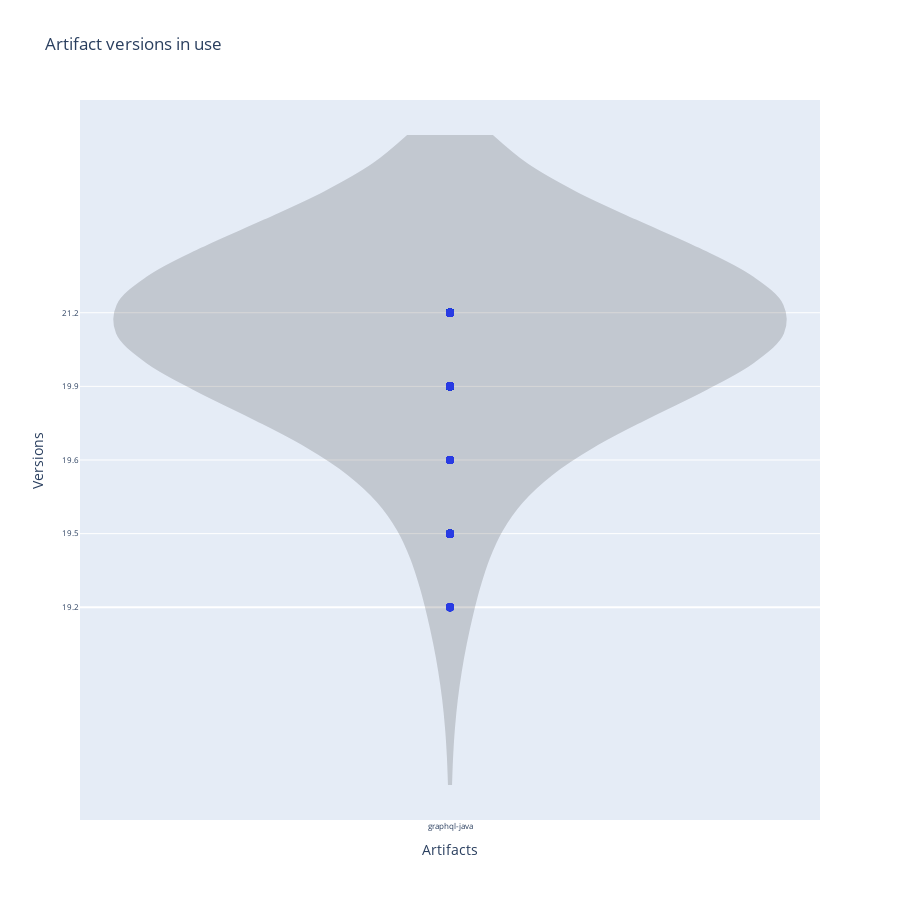

Notebook cell for this chart:
### Code cell
import plotly.graph_objects as go
import code_data_science.palette as palette

colors = palette.colors_by_weight(500)

fig = go.Figure()

# Add a trace to the plot for each category
for i, category in enumerate(df["nArtifactId"].unique()):
    category_data = df[df["nArtifactId"] == category]

    fig.add_trace(
        go.Scatter(
            x=category_data["nArtifactId"],
            y=category_data["nVersion"],
            mode="markers",
            marker=dict(color=colors[i % len(colors)], size=8),
            showlegend=False,
            name="",
        )
    )

    fig.add_trace(
        go.Violin(
            x=category_data["nArtifactId"],
            y=category_data["nVersion"],
            fillcolor="black",
            opacity=0.15,
            line_color="black",
            showlegend=False,
            width=0.7,
            bandwidth=1.2,
        )
    )

num_versions = df["nVersion"].nunique()
height_per_version = 25
fig_height = max(num_versions * height_per_version, 900)
tick_font_size = 8
# Customizing the layout
fig.update_layout(
    title="Artifact versions in use",
    xaxis_title="Artifacts",
    yaxis_title="Versions",
    height=fig_height,
    xaxis=dict(
        tickfont=dict(size=tick_font_size),
        tickmode="array",
        tickvals=list(gmap.values()),
        ticktext=list(gmap.keys()),
    ),
    yaxis=dict(
        tickfont=dict(size=tick_font_size),
        tickmode="array",
        tickvals=list(vmap.values()),
        ticktext=list(vmap.keys()),
    ),
)

fig.show()

### Figure 1 — Plotly figure (JSON) as saved in the notebook; plotly's stock layout.template omitted (floating-point values rounded to 4 significant figures; data arrays with more than 128 entries replaced by an {"elided": "..."} marker saying what was removed)
{"data": [{"marker": {"color": "#293be3", "size": 8}, "mode": "markers", "name": "", "showlegend": false, "type": "scatter", "x": {"elided": "1180 int values"}, "y": {"elided": "1180 int values"}}, {"bandwidth": 1.2, "fillcolor": "black", "line": {"color": "black"}, "opacity": 0.15, "showlegend": false, "type": "violin", "width": 0.7, "x": {"elided": "1180 int values"}, "y": {"elided": "1180 int values"}}], "layout": {"height": 900, "title": {"text": "Artifact versions in use"}, "xaxis": {"tickfont": {"size": 8}, "tickmode": "array", "ticktext": ["graphql-java"], "tickvals": [0], "title": {"text": "Artifacts"}}, "yaxis": {"tickfont": {"size": 8}, "tickmode": "array", "ticktext": ["19.2", "19.5", "19.6", "19.9", "21.2"], "tickvals": [0, 1, 2, 3, 4], "title": {"text": "Versions"}}}}
